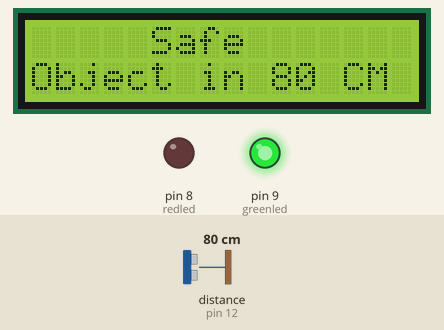
Bench run of a sketch on a simulated Arduino Uno, built with avr-gcc and run on an emulated ATmega328P. Shown: 16×2 character LCD, output pins drawn as LEDs (lit = HIGH). The test bench sets the inputs (shaded band); at power-on: distance to the obstacle (sensor on pin 12) 80 cm. The echo pulse lasts 58.3 µs per cm.

Above: at 2.2 s.
2.3 s: distance to the obstacle (sensor on pin 12) set to 55 cm
At 3.1 s:
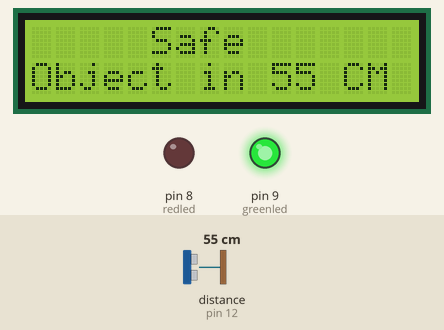
5.4 s: distance to the obstacle (sensor on pin 12) set to 45 cm
At 6.3 s:
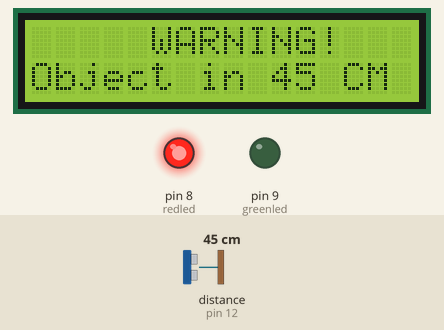
8.4 s: distance to the obstacle (sensor on pin 12) set to 2 cm
At 8.9 s:
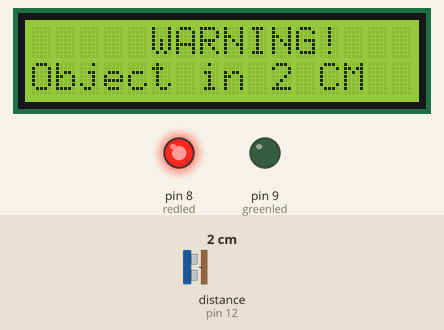
Timing chart, 0 to 11.4 s (numbered marks = the images above; inputs shaded):
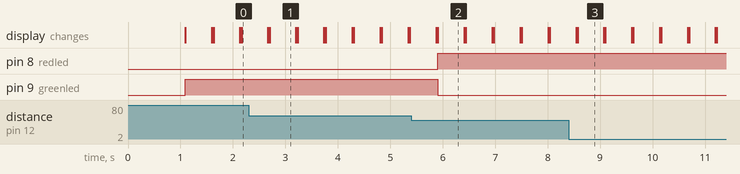

Measured:
- the behaviour switches between 51 and 50 cm on distance to the obstacle (sensor on pin 12) (found by bisection; images 1 and 2)
- after the input at 2.3 s, the display: first differs from a run without the input after 0.40 s (image 1)
- after the input at 5.4 s, pin 8 (redled): LOW → HIGH after 0.50 s; pin 9 (greenled): HIGH → LOW after 0.50 s; the display: first differs from a run without the input after 0.50 s (image 2)
- after the input at 8.4 s, the display: first differs from a run without the input after 0.17 s (image 3)
- what the display in image 1 shows lasts 0.5 s, from 2.7 s to 3.2 s

The sketch:

Ultra_Sonic_Sensor.ino
```cpp
#include <LiquidCrystal.h>
LiquidCrystal lcd(1,2,4,5,6,7);
#include <SR04.h>
#define TRIG_PIN 12 //Pin to Arduino Digital Pin 12
#define ECHO_PIN 11 //Pin to Arduino Digital Pin 11
SR04 sr04 = SR04(ECHO_PIN,TRIG_PIN);//defines variables
long Length;
int greenled = 9;
int redled = 8;
void setup() {
  lcd.begin(16,2);
delay(1000);
pinMode(redled,OUTPUT);
pinMode(greenled,OUTPUT);
}
void loop() {
Length=sr04.Distance();
lcd.setCursor(0,1);
lcd.print("Object in ");
lcd.print(Length);
lcd.print(" CM");
if(Length <= 50){
  lcd.setCursor(5,0);
  lcd.print("WARNING!");
  digitalWrite(redled,HIGH);
  digitalWrite(greenled,LOW);
}else{
  digitalWrite(greenled,HIGH);
  digitalWrite(redled,LOW);
  lcd.setCursor(5,0);
  lcd.print("Safe");
}
  delay(500);
lcd.clear();
}
```
